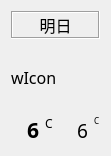
   <widget class="QWidget" name="verticalLayoutWidget_3">
    <property name="geometry">
     <rect>
      <x>760</x>
      <y>440</y>
      <width>111</width>
      <height>151</height>
     </rect>
    </property>
    <property name="font">
     <font>
      <family>微软雅黑 Light</family>
      <pointsize>12</pointsize>
     </font>
    </property>
    <layout class="QVBoxLayout" name="verticalLayout_9">
     <item>
      <widget class="QLabel" name="label_Day2">
       <property name="font">
        <font>
         <family>微软雅黑 Light</family>
         <pointsize>12</pointsize>
        </font>
       </property>
       <property name="frameShape">
        <enum>QFrame::Box</enum>
       </property>
       <property name="frameShadow">
        <enum>QFrame::Sunken</enum>
       </property>
       <property name="text">
        <string>明日</string>
       </property>
       <property name="alignment">
        <set>Qt::AlignCenter</set>
       </property>
      </widget>
     </item>
     <item>
      <widget class="QLabel" name="label_weatherIcon02">
       <property name="enabled">
        <bool>true</bool>
       </property>
       <property name="sizePolicy">
        <sizepolicy hsizetype="Maximum" vsizetype="Preferred">
         <horstretch>0</horstretch>
         <verstretch>0</verstretch>
        </sizepolicy>
       </property>
       <property name="minimumSize">
        <size>
         <width>64</width>
         <height>64</height>
        </size>
       </property>
       <property name="font">
        <font>
         <family>微软雅黑 Light</family>
         <pointsize>12</pointsize>
        </font>
       </property>
       <property name="text">
        <string>wIcon</string>
       </property>
      </widget>
     </item>
     <item>
      <layout class="QHBoxLayout" name="horizontalLayout_30">
       <item>
        <layout class="QHBoxLayout" name="horizontalLayout_31">
         <item>
          <widget class="QLabel" name="label_tempi_high_2">
           <property name="sizePolicy">
            <sizepolicy hsizetype="MinimumExpanding" vsizetype="Preferred">
             <horstretch>0</horstretch>
             <verstretch>0</verstretch>
            </sizepolicy>
           </property>
           <property name="font">
            <font>
             <family>微软雅黑 Light</family>
             <pointsize>16</pointsize>
             <weight>75</weight>
             <bold>true</bold>
            </font>
           </property>
           <property name="text">
            <string>6</string>
           </property>
           <property name="alignment">
            <set>Qt::AlignRight|Qt::AlignTrailing|Qt::AlignVCenter</set>
           </property>
          </widget>
         </item>
         <item>
          <widget class="QLabel" name="label_temp_16">
           <property name="font">
            <font>
             <family>微软雅黑 Light</family>
             <pointsize>9</pointsize>
            </font>
           </property>
           <property name="text">
            <string>C</string>
           </property>
           <property name="alignment">
            <set>Qt::AlignLeading|Qt::AlignLeft|Qt::AlignTop</set>
           </property>
          </widget>
         </item>
        </layout>
       </item>
       <item>
        <layout class="QHBoxLayout" name="horizontalLayout_32">
         <item>
          <widget class="QLabel" name="label_tempi_low_2">
           <property name="sizePolicy">
            <sizepolicy hsizetype="MinimumExpanding" vsizetype="Preferred">
             <horstretch>0</horstretch>
             <verstretch>0</verstretch>
            </sizepolicy>
           </property>
           <property name="font">
            <font>
             <family>微软雅黑 Light</family>
             <pointsize>14</pointsize>
            </font>
           </property>
           <property name="text">
            <string>6</string>
           </property>
           <property name="alignment">
            <set>Qt::AlignRight|Qt::AlignTrailing|Qt::AlignVCenter</set>
           </property>
          </widget>
         </item>
         <item>
          <widget class="QLabel" name="label_temp_17">
           <property name="font">
            <font>
             <family>微软雅黑 Light</family>
             <pointsize>6</pointsize>
            </font>
           </property>
           <property name="text">
            <string>C</string>
           </property>
           <property name="alignment">
            <set>Qt::AlignLeading|Qt::AlignLeft|Qt::AlignTop</set>
           </property>
          </widget>
         </item>
        </layout>
       </item>
      </layout>
     </item>
    </layout>
   </widget>
